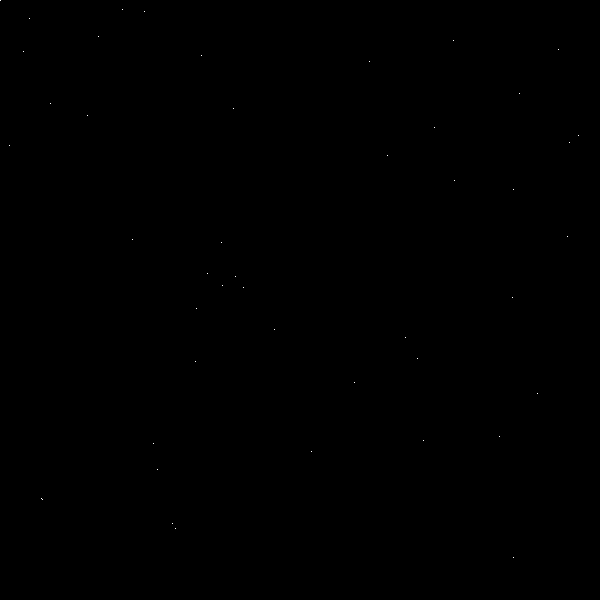
Frame 1 (no input)
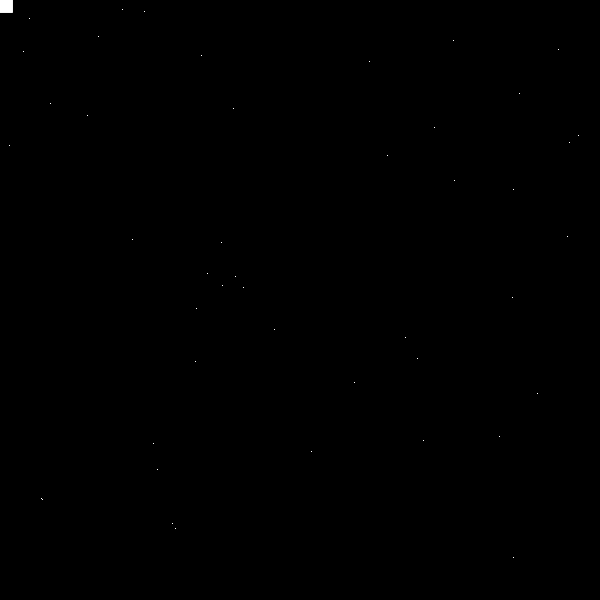
Frame 60 (the mouse pressed at the canvas centre just before this capture)
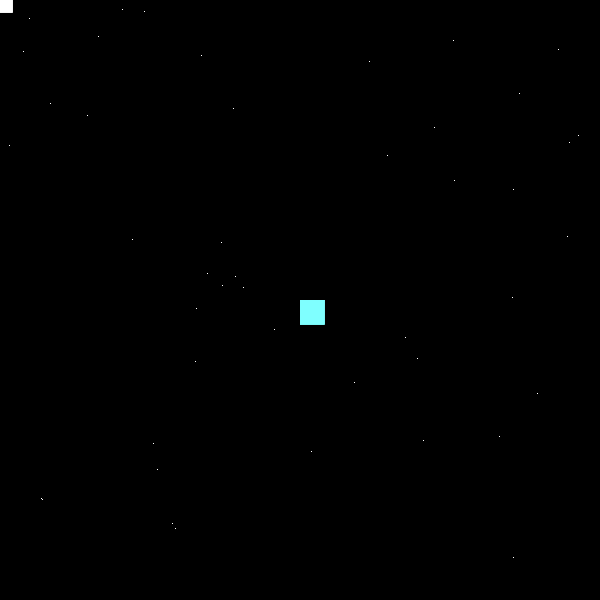
Frame 120 (the mouse held since frame 60 and released just before this capture)

The Processing sketch that drew these frames (run headless with seeded random() and noise(); from frame 60 on, the mouse is pressed at the canvas centre):

// Processing sketch: processing_109869
// ── processing_109869.pde

float squareSize = 1.0;

void setup()
{
  size(600, 600);
  frameRate(10);
  background(0);
  
  noStroke();
  fill(255, 255, 255);
  for(int c = 0; c < 45; c++)
  {
    int x = (int)random(0, 599);
    int y = (int)random(0, 599);
    rect(x, y, 1, 1);
  }
  
}

void draw()
{
  colorMode(HSB, 600);
    fill(mouseX, mouseY, 600);
    rect(mouseX, mouseY, squareSize, squareSize);
    squareSize+=0.2;
}

void mouseClicked()
{
  squareSize = 1.0;
  setup();
}
